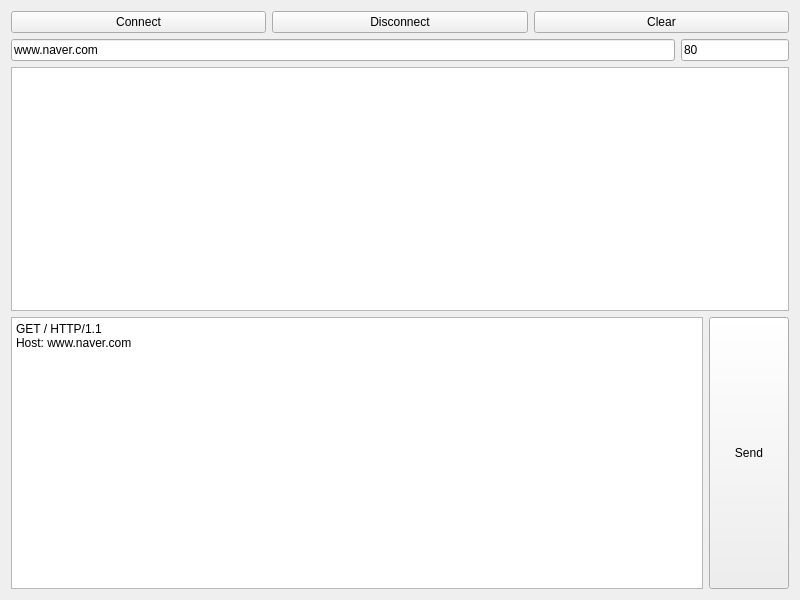
<?xml version="1.0" encoding="UTF-8"?>
<ui version="4.0">
 <class>Widget</class>
 <widget class="QWidget" name="Widget">
  <property name="geometry">
   <rect>
    <x>0</x>
    <y>0</y>
    <width>800</width>
    <height>600</height>
   </rect>
  </property>
  <property name="windowTitle">
   <string>Widget</string>
  </property>
  <layout class="QGridLayout" name="gridLayout">
   <item row="0" column="0">
    <layout class="QVBoxLayout" name="verticalLayout_2">
     <item>
      <layout class="QHBoxLayout" name="horizontalLayout">
       <item>
        <widget class="QPushButton" name="pbConnect">
         <property name="text">
          <string>Connect</string>
         </property>
        </widget>
       </item>
       <item>
        <widget class="QPushButton" name="pbDisconnect">
         <property name="text">
          <string>Disconnect</string>
         </property>
        </widget>
       </item>
       <item>
        <widget class="QPushButton" name="pbClear">
         <property name="text">
          <string>Clear</string>
         </property>
        </widget>
       </item>
      </layout>
     </item>
     <item>
      <layout class="QVBoxLayout" name="verticalLayout">
       <item>
        <layout class="QHBoxLayout" name="horizontalLayout_2">
         <item>
          <widget class="QLineEdit" name="leHost">
           <property name="text">
            <string>www.naver.com</string>
           </property>
          </widget>
         </item>
         <item>
          <widget class="QLineEdit" name="lePort">
           <property name="sizePolicy">
            <sizepolicy hsizetype="Minimum" vsizetype="Fixed">
             <horstretch>0</horstretch>
             <verstretch>0</verstretch>
            </sizepolicy>
           </property>
           <property name="text">
            <string>80</string>
           </property>
          </widget>
         </item>
        </layout>
       </item>
       <item>
        <widget class="QPlainTextEdit" name="pteMessage"/>
       </item>
      </layout>
     </item>
     <item>
      <layout class="QHBoxLayout" name="horizontalLayout_3">
       <item>
        <widget class="QPlainTextEdit" name="pteSend">
         <property name="plainText">
          <string>GET / HTTP/1.1
Host: www.naver.com

</string>
         </property>
        </widget>
       </item>
       <item>
        <widget class="QPushButton" name="pbSend">
         <property name="sizePolicy">
          <sizepolicy hsizetype="Maximum" vsizetype="Expanding">
           <horstretch>0</horstretch>
           <verstretch>0</verstretch>
          </sizepolicy>
         </property>
         <property name="text">
          <string>Send</string>
         </property>
        </widget>
       </item>
      </layout>
     </item>
    </layout>
   </item>
  </layout>
 </widget>
 <resources/>
 <connections/>
</ui>
